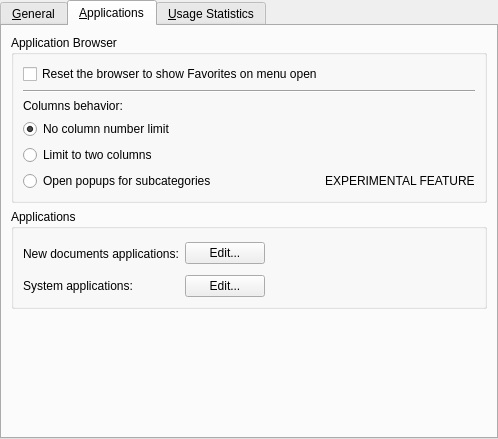
<?xml version="1.0" encoding="UTF-8"?>
<ui version="4.0">
 <class>LancelotConfigBase</class>
 <widget class="QWidget" name="LancelotConfigBase">
  <property name="geometry">
   <rect>
    <x>0</x>
    <y>0</y>
    <width>495</width>
    <height>439</height>
   </rect>
  </property>
  <layout class="QHBoxLayout" name="horizontalLayout">
   <property name="margin">
    <number>0</number>
   </property>
   <item>
    <widget class="KTabWidget" name="tabWidget">
     <property name="currentIndex">
      <number>1</number>
     </property>
     <widget class="QWidget" name="tabGeneral">
      <attribute name="title">
       <string>&amp;General</string>
      </attribute>
      <layout class="QVBoxLayout" name="verticalLayout_4">
       <item>
        <widget class="QGroupBox" name="groupActivation">
         <property name="title">
          <string>Activation Method</string>
         </property>
         <layout class="QVBoxLayout" name="verticalLayout_3">
          <item>
           <widget class="QRadioButton" name="radioActivationClick">
            <property name="toolTip">
             <string>Choose this option if you like to click. Every interface item will be activated only by clicking it.</string>
            </property>
            <property name="text">
             <string>&amp;Click on everything</string>
            </property>
           </widget>
          </item>
          <item>
           <widget class="QRadioButton" name="radioActivationClassic">
            <property name="toolTip">
             <string>Choose this option if you want the menu to behave like the standard application launchers. In order to launch applications, you should click on them. Section buttons are activated by hovering.</string>
            </property>
            <property name="text">
             <string>Cla&amp;ssic menu</string>
            </property>
           </widget>
          </item>
          <item>
           <widget class="QRadioButton" name="radioActivationNoClick">
            <property name="toolTip">
             <string>Choose this option if you want to avoid clicking. Section buttons are activated by hovering. Applications are launched by hovering the button extenders.</string>
            </property>
            <property name="text">
             <string>&amp;No-click activation</string>
            </property>
            <property name="checked">
             <bool>true</bool>
            </property>
           </widget>
          </item>
          <item>
           <widget class="Line" name="line">
            <property name="orientation">
             <enum>Qt::Horizontal</enum>
            </property>
           </widget>
          </item>
          <item>
           <widget class="QCheckBox" name="checkKeepOpen">
            <property name="toolTip">
             <string>Do not close the menu until it loses focus.</string>
            </property>
            <property name="text">
             <string>&amp;Keep menu open</string>
            </property>
           </widget>
          </item>
         </layout>
        </widget>
       </item>
       <item>
        <widget class="QGroupBox" name="groupSystemActions">
         <property name="title">
          <string>System Actions</string>
         </property>
         <layout class="QGridLayout" name="gridLayout">
          <item row="2" column="0">
           <widget class="QPushButton" name="buttonSystem1">
            <property name="text">
             <string/>
            </property>
           </widget>
          </item>
          <item row="2" column="1">
           <widget class="QPushButton" name="buttonSystem2">
            <property name="text">
             <string/>
            </property>
           </widget>
          </item>
          <item row="2" column="2">
           <widget class="QPushButton" name="buttonSystem3">
            <property name="text">
             <string/>
            </property>
           </widget>
          </item>
          <item row="1" column="0" colspan="3">
           <widget class="QLabel" name="label_2">
            <property name="text">
             <string>Choose which actions you want to be assigned to the system buttons:</string>
            </property>
            <property name="wordWrap">
             <bool>true</bool>
            </property>
           </widget>
          </item>
         </layout>
        </widget>
       </item>
       <item>
        <spacer name="verticalSpacer">
         <property name="orientation">
          <enum>Qt::Vertical</enum>
         </property>
         <property name="sizeHint" stdset="0">
          <size>
           <width>20</width>
           <height>238</height>
          </size>
         </property>
        </spacer>
       </item>
      </layout>
     </widget>
     <widget class="QWidget" name="tabApplications">
      <attribute name="title">
       <string>&amp;Applications</string>
      </attribute>
      <layout class="QVBoxLayout" name="verticalLayout">
       <item>
        <widget class="QGroupBox" name="groupAppBrowser">
         <property name="title">
          <string>Application Browser</string>
         </property>
         <layout class="QVBoxLayout" name="verticalLayout_2">
          <item>
           <widget class="QCheckBox" name="checkAppBrowserReset">
            <property name="text">
             <string>Reset the browser to show Favorites on menu open</string>
            </property>
           </widget>
          </item>
          <item>
           <widget class="Line" name="lineAppBrowser">
            <property name="orientation">
             <enum>Qt::Horizontal</enum>
            </property>
           </widget>
          </item>
          <item>
           <widget class="QLabel" name="labelAppBrowserColumnNumber">
            <property name="text">
             <string>Columns behavior:</string>
            </property>
           </widget>
          </item>
          <item>
           <widget class="QRadioButton" name="radioAppBrowserNoColumnLimit">
            <property name="text">
             <string>No column number limit</string>
            </property>
            <property name="checked">
             <bool>true</bool>
            </property>
           </widget>
          </item>
          <item>
           <widget class="QRadioButton" name="radioAppBrowserTwoColumnLimit">
            <property name="text">
             <string>Limit to two columns</string>
            </property>
           </widget>
          </item>
          <item>
           <layout class="QHBoxLayout" name="horizontalLayout_2">
            <item>
             <widget class="QRadioButton" name="radioAppBrowserCascade">
              <property name="sizePolicy">
               <sizepolicy hsizetype="Minimum" vsizetype="Fixed">
                <horstretch>1</horstretch>
                <verstretch>0</verstretch>
               </sizepolicy>
              </property>
              <property name="text">
               <string>Open popups for subcategories</string>
              </property>
             </widget>
            </item>
            <item>
             <widget class="QLabel" name="label">
              <property name="text">
               <string>EXPERIMENTAL FEATURE</string>
              </property>
             </widget>
            </item>
           </layout>
          </item>
         </layout>
        </widget>
       </item>
       <item>
        <widget class="QGroupBox" name="groupBox">
         <property name="minimumSize">
          <size>
           <width>0</width>
           <height>100</height>
          </size>
         </property>
         <property name="title">
          <string>Applications</string>
         </property>
         <layout class="QGridLayout" name="gridLayout_3">
          <item row="0" column="0" rowspan="2">
           <widget class="QLabel" name="labelNewDocuments">
            <property name="text">
             <string>New documents applications:</string>
            </property>
           </widget>
          </item>
          <item row="0" column="1" rowspan="2">
           <widget class="QPushButton" name="buttonNewDocumentsEdit">
            <property name="text">
             <string>Edit...</string>
            </property>
           </widget>
          </item>
          <item row="0" column="2" rowspan="3">
           <spacer name="horizontalSpacer">
            <property name="orientation">
             <enum>Qt::Horizontal</enum>
            </property>
            <property name="sizeHint" stdset="0">
             <size>
              <width>195</width>
              <height>55</height>
             </size>
            </property>
           </spacer>
          </item>
          <item row="2" column="0">
           <widget class="QLabel" name="labelSystemApplications">
            <property name="text">
             <string>System applications:</string>
            </property>
           </widget>
          </item>
          <item row="2" column="1">
           <widget class="QPushButton" name="buttonSystemApplicationsEdit">
            <property name="text">
             <string>Edit...</string>
            </property>
           </widget>
          </item>
         </layout>
        </widget>
       </item>
       <item>
        <spacer name="verticalSpacer_2">
         <property name="orientation">
          <enum>Qt::Vertical</enum>
         </property>
         <property name="sizeHint" stdset="0">
          <size>
           <width>20</width>
           <height>40</height>
          </size>
         </property>
        </spacer>
       </item>
      </layout>
     </widget>
     <widget class="QWidget" name="tabUsageStatistics">
      <attribute name="title">
       <string>&amp;Usage Statistics</string>
      </attribute>
      <layout class="QGridLayout" name="gridLayout_2">
       <item row="0" column="0" colspan="2">
        <widget class="KTextBrowser" name="textUsageStatistics">
         <property name="sizePolicy">
          <sizepolicy hsizetype="Expanding" vsizetype="Preferred">
           <horstretch>0</horstretch>
           <verstretch>0</verstretch>
          </sizepolicy>
         </property>
         <property name="maximumSize">
          <size>
           <width>16777215</width>
           <height>150</height>
          </size>
         </property>
         <property name="autoFillBackground">
          <bool>false</bool>
         </property>
         <property name="styleSheet">
          <string>.QTextBrowser {
    background: rgba(0,0,0,0);
}</string>
         </property>
         <property name="html">
          <string>&lt;!DOCTYPE HTML PUBLIC &quot;-//W3C//DTD HTML 4.0//EN&quot; &quot;http://www.w3.org/TR/REC-html40/strict.dtd&quot;&gt;
&lt;html&gt;&lt;head&gt;&lt;meta name=&quot;qrichtext&quot; content=&quot;1&quot; /&gt;&lt;style type=&quot;text/css&quot;&gt;
p, li { white-space: pre-wrap; }
&lt;/style&gt;&lt;/head&gt;&lt;body style=&quot; font-family:'Sans Serif'; font-size:11pt; font-weight:400; font-style:normal;&quot;&gt;
&lt;p style=&quot; margin-top:12px; margin-bottom:12px; margin-left:0px; margin-right:0px; -qt-block-indent:0; text-indent:0px;&quot;&gt;&lt;span style=&quot; font-family:'Bitstream Vera Sans'; font-size:10pt;&quot;&gt;The usage statistics are intended to track applications you start, in order to provide a better user experience.&lt;/span&gt;&lt;/p&gt;
&lt;p style=&quot; margin-top:12px; margin-bottom:12px; margin-left:0px; margin-right:0px; -qt-block-indent:0; text-indent:0px;&quot;&gt;&lt;span style=&quot; font-family:'Bitstream Vera Sans'; font-size:10pt;&quot;&gt;The collected data is considered private and is not shared with the outside world.&lt;/span&gt;&lt;/p&gt;
&lt;p style=&quot; margin-top:12px; margin-bottom:12px; margin-left:0px; margin-right:0px; -qt-block-indent:0; text-indent:0px;&quot;&gt;&lt;span style=&quot; font-family:'Bitstream Vera Sans'; font-size:10pt;&quot;&gt;Note: The collected data is not used by Lancelot at the moment, but will be in the future. Leaving this option &amp;quot;on&amp;quot; will ensure that, once the features that depend on usage statistics are implemented, you will not need to train them.&lt;/span&gt;&lt;/p&gt;
&lt;p style=&quot;-qt-paragraph-type:empty; margin-top:0px; margin-bottom:0px; margin-left:0px; margin-right:0px; -qt-block-indent:0; text-indent:0px; font-family:'Bitstream Vera Sans'; font-size:10pt;&quot;&gt;&lt;/p&gt;&lt;/body&gt;&lt;/html&gt;</string>
         </property>
        </widget>
       </item>
       <item row="1" column="0">
        <widget class="QCheckBox" name="checkUsageStatisticsEnable">
         <property name="sizePolicy">
          <sizepolicy hsizetype="Minimum" vsizetype="Fixed">
           <horstretch>4</horstretch>
           <verstretch>0</verstretch>
          </sizepolicy>
         </property>
         <property name="text">
          <string>Enable usage statistics</string>
         </property>
         <property name="checked">
          <bool>true</bool>
         </property>
        </widget>
       </item>
       <item row="1" column="1">
        <widget class="QPushButton" name="buttonUsageStatisticsClear">
         <property name="text">
          <string>Clear gathered data</string>
         </property>
        </widget>
       </item>
       <item row="2" column="0" colspan="2">
        <spacer name="verticalSpacer_3">
         <property name="orientation">
          <enum>Qt::Vertical</enum>
         </property>
         <property name="sizeHint" stdset="0">
          <size>
           <width>476</width>
           <height>124</height>
          </size>
         </property>
        </spacer>
       </item>
      </layout>
     </widget>
    </widget>
   </item>
  </layout>
 </widget>
 <customwidgets>
  <customwidget>
   <class>KTabWidget</class>
   <extends>QTabWidget</extends>
   <header>ktabwidget.h</header>
   <container>1</container>
  </customwidget>
  <customwidget>
   <class>KTextBrowser</class>
   <extends>QTextBrowser</extends>
   <header>ktextbrowser.h</header>
  </customwidget>
 </customwidgets>
 <resources/>
 <connections/>
</ui>
